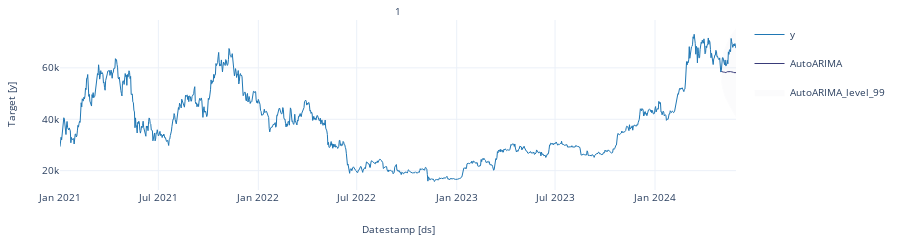

The cell this chart's notebook holds for it:
### Code cell
StatsForecast.plot(df_selected, forecast_df, plot_random = False)
